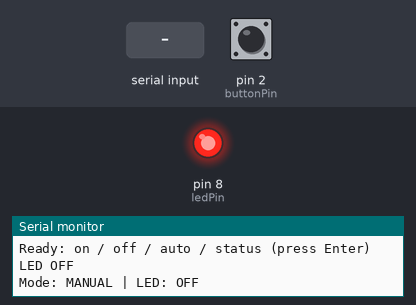
A program run on a simulated Arduino Uno, built with avr-gcc and run on an emulated ATmega328P. Shown: output pins drawn as LEDs (lit = HIGH), the last lines printed to the serial monitor. Dashed ring = blinking. The test bench sets the inputs (shaded band); at power-on: pin 2 (buttonPin) HIGH.

Above: at 1.2 s.
1.3 s: "auto\n" received over Serial
At 2.6 s:
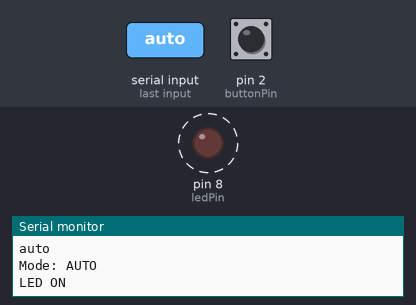
5.9 s: pin 2 (buttonPin) pulled LOW for 1 s
8.4 s: pin 2 (buttonPin) pulled LOW for 3.2 s
At 8.9 s:
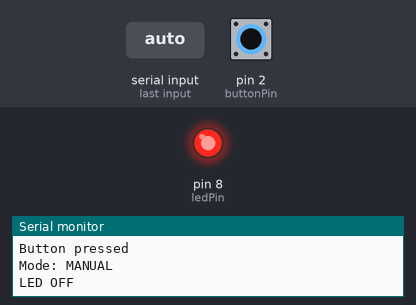
13.1 s: "on\n" received over Serial
At 14.3 s:
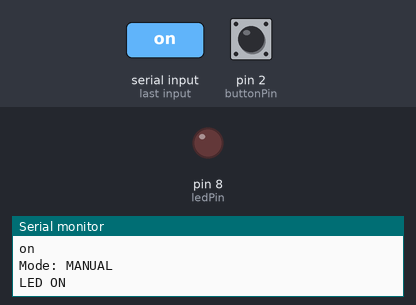
14.6 s: "off\n" received over Serial
At 15.5 s:
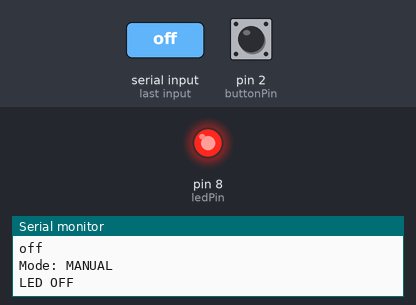
Timing chart, 0 to 17.1 s (numbered marks = the images above; inputs shaded):
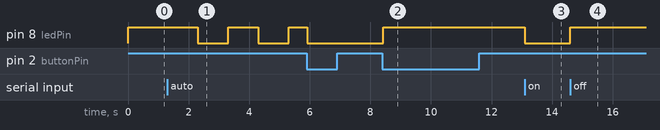

The program:

main.cpp
```cpp
#include <Arduino.h>
#include <string.h>

const int ledPin = 8;
const int buttonPin = 2;

bool ledOn = false;
bool autoMode = false;

// 最多接收 31 个命令字符，另留一个位置给字符串结束符
const int commandCapacity = 32;
char commandBuffer[commandCapacity];
int commandLength = 0;
bool commandTooLong = false;

unsigned long previousLedMillis = 0;
const unsigned long ledInterval = 1000;

int lastReading = HIGH;
int stableButtonState = HIGH;
unsigned long lastChangeMillis = 0;
const unsigned long debounceInterval = 20;

void setLed(bool on) {
  ledOn = on;
  // 当前接线：LOW 亮，HIGH 灭
  digitalWrite(ledPin, ledOn ? LOW : HIGH);
  Serial.println(ledOn ? "LED ON" : "LED OFF");
}

void printStatus() {
  Serial.print("Mode: ");
  Serial.print(autoMode ? "AUTO" : "MANUAL");
  Serial.print(" | LED: ");
  Serial.println(ledOn ? "ON" : "OFF");
}

// 只在收到完整一行后执行
void executeCommand(const char *command) {
  if (strcmp(command, "on") == 0) {
    autoMode = false;
    Serial.println("Mode: MANUAL");
    setLed(true);
  } else if (strcmp(command, "off") == 0) {
    autoMode = false;
    Serial.println("Mode: MANUAL");
    setLed(false);
  } else if (strcmp(command, "auto") == 0) {
    autoMode = true;
    previousLedMillis = millis();
    Serial.println("Mode: AUTO");
  } else if (strcmp(command, "status") == 0) {
    printStatus();
  } else {
    Serial.println("Unknown command");
  }
}

void receiveSerial() {
  // 每轮最多读取一个字符，按键和计时仍继续运行
  if (Serial.available() > 0) {
    char received = Serial.read();

    // 同时兼容 Enter 发出的 CR、LF 和 CRLF
    if (received == '\r' || received == '\n') {
      if (commandTooLong || commandLength > 0) {
        Serial.println();
        if (commandTooLong) {
          Serial.println("Command too long");
        } else {
          commandBuffer[commandLength] = '\0';
          executeCommand(commandBuffer);
        }
      }
      // CRLF 的第二个字符和空行都不会重复执行命令
      commandLength = 0;
      commandTooLong = false;
    } else if (received == '\b' || received == 127) {
      // 普通输入允许退格；已超长的整行仍需丢弃
      if (!commandTooLong && commandLength > 0) {
        commandLength--;
        Serial.print("\b \b");
      }
    } else if (received >= 32 && received <= 126) {
      if (!commandTooLong) {
        if (commandLength < commandCapacity - 1) {
          commandBuffer[commandLength] = received;
          commandLength++;
          // 将收到的字符发回终端，让用户能看见输入
          Serial.write(received);
        } else {
          commandTooLong = true;
        }
      }
    }
  }
}

void setup() {
  digitalWrite(ledPin, HIGH);
  pinMode(ledPin, OUTPUT);
  pinMode(buttonPin, INPUT_PULLUP);
  Serial.begin(9600);
  Serial.println("Ready: on / off / auto / status (press Enter)");
  setLed(false);
  printStatus();
}

void loop() {
  // 一、接收并处理整行命令
  receiveSerial();

  unsigned long now = millis();

  // 二、连续稳定 20 ms 后确认按键状态
  int reading = digitalRead(buttonPin);
  if (reading != lastReading) {
    lastChangeMillis = now;
  }
  if (now - lastChangeMillis >= debounceInterval) {
    if (reading != stableButtonState) {
      stableButtonState = reading;
      if (stableButtonState == LOW) {
        autoMode = false;
        Serial.println("Button pressed");
        Serial.println("Mode: MANUAL");
        setLed(!ledOn);
      }
    }
  }
  lastReading = reading;

  // 三、自动模式下才定时切换
  if (autoMode) {
    if (now - previousLedMillis >= ledInterval) {
      previousLedMillis = now;
      setLed(!ledOn);
    }
  }
}
```

Measured:
- after the input at 1.3 s, pin 8 (ledPin): alternates HIGH for 1.0 s and LOW for 1.0 s, starting after 1.0 s
- after the input at 8.4 s, pin 8 (ledPin): LOW → HIGH at once
- after the input at 13.1 s, pin 8 (ledPin): HIGH → LOW at once
- after the input at 14.6 s, pin 8 (ledPin): LOW → HIGH at once
